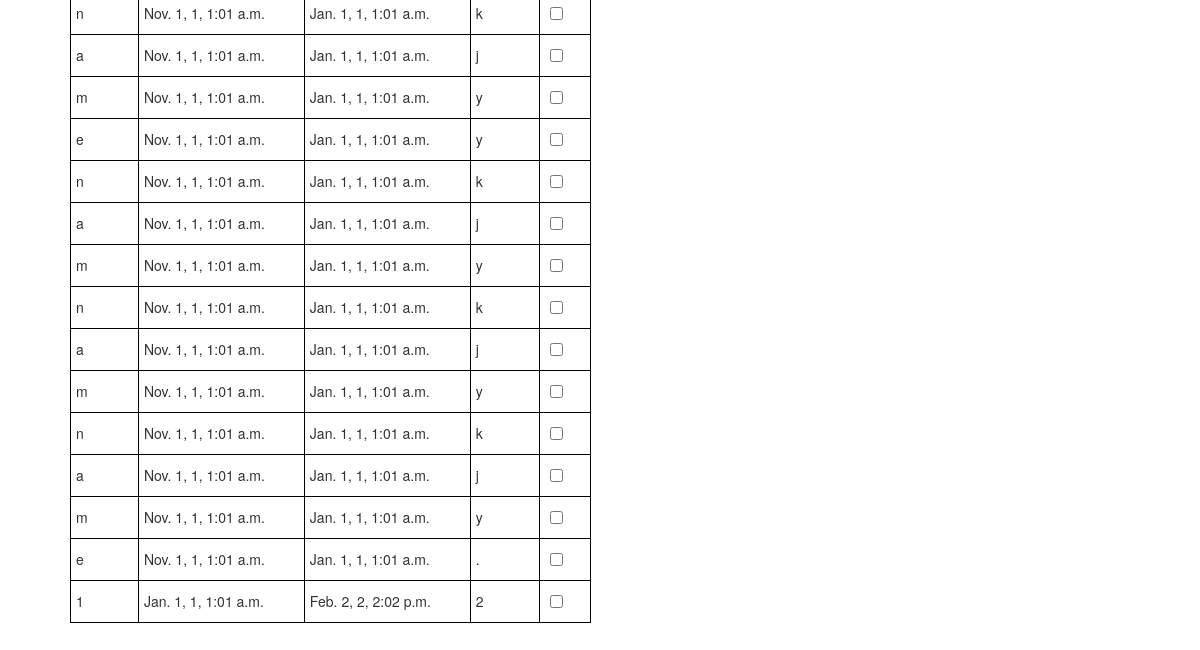
The app's page /planMainPage (lower part), older data.
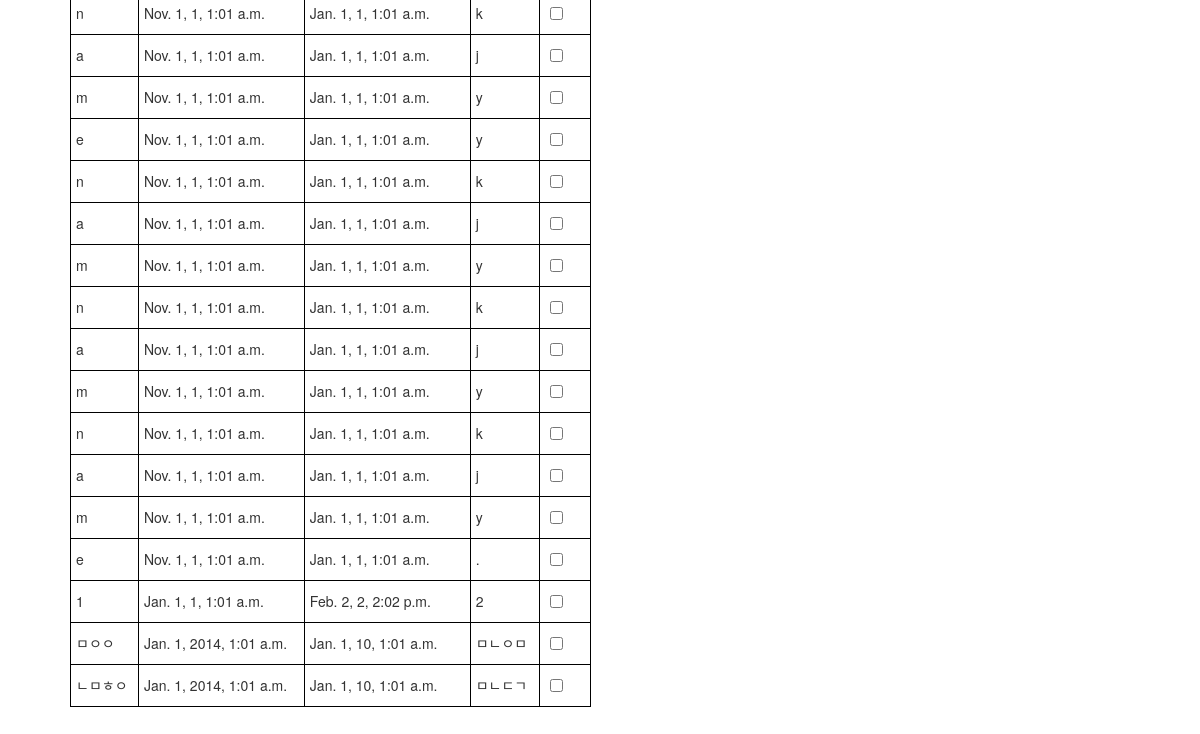
The same page, newer data.
### startPage/models.py (models this page shows, shortened)
class Todo(models.Model):
    userId = models.CharField(max_length=20)
    todoName = models.CharField(max_length=40)
    todoContents = models.CharField(max_length=40)
    startDate = models.DateTimeField()#날짜, 시간을 나타냄, python datetime.datetime 인스턴스로 표현됨
    endDate = models.DateTimeField()

### startPage/views.py (the view)
# urls.py: url(r'^planMainPage', views.planMainPage),
def planMainPage(request):
    todos = Todo.objects.all()
    context = {'todos' : todos}
    return render(request, 'startPages/planMainPage.html', context)

### startPage/templates/startPages/planMainPage.html (shortened to what this page needs)
<!DOCTYPE html>
<html>
    <head>
  <link rel="stylesheet" href="http://maxcdn.bootstrapcdn.com/bootstrap/3.3.6/css/bootstrap.min.css">
    </head>
    <body id = "body">
   {% if todos %}
        <table id = "todoTable">
        <tbody>
          {% for todo in todos %}
        <tr>
            <td> {{todo.todoName}}</td>
            <td> {{todo.startDate}} </td>
            <td> {{todo.endDate}} </td>
            <td> {{todo.todoContents}} </td>
            <td id = "check">  <input type = "checkbox"></input> </td>
        </tr>
          {% endfor %}
        </tbody>
    </table>
   {% endif %}
    </body>
</html>

Row changes from the older to the newer data that the page shows:
added Todo: todoName "ㅁㅇㅇ", startDate "Jan. 1, 2014, 1:01 a.m.", endDate "Jan. 1, 10, 1:01 a.m.", todoContents "ㅁㄴㅇㅁ"
added Todo: todoName "ㄴㅁㅎㅇ", startDate "Jan. 1, 2014, 1:01 a.m.", endDate "Jan. 1, 10, 1:01 a.m.", todoContents "ㅁㄴㄷㄱ"
